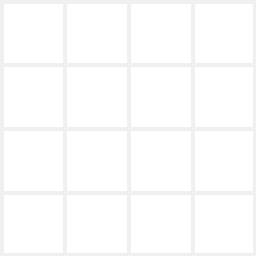

Here is the Python script that generated this plot:
#!/usr/bin/env python3
from PIL import Image, ImageDraw

def generer_texture_filet(filename="filet.png", size=256):
    # Création d'une image transparente (Alpha = 0)
    image = Image.new("RGBA", (size, size), (0, 0, 0, 0))
    draw = ImageDraw.Draw(image)
    
    couleur_filet = (240, 240, 240, 255) # Blanc cassé pour les cordes
    epaisseur_maille = 4
    
    # Dessin des bordures de la tuile de texture
    draw.rectangle([0, 0, size, size], outline=couleur_filet, width=epaisseur_maille)
    
    # Dessin des mailles intérieures croisées (Grille de 4x4)
    pas = size // 4
    for i in range(1, 4):
        coordonnee = i * pas
        # Lignes verticales
        draw.line([coordonnee, 0, coordonnee, size], fill=couleur_filet, width=epaisseur_maille)
        # Lignes horizontales
        draw.line([0, coordonnee, size, coordonnee], fill=couleur_filet, width=epaisseur_maille)
        
    image.save(filename)
    print(f"Texture de filet transparent générée : '{filename}'")

if __name__ == "__main__":
    generer_texture_filet()
